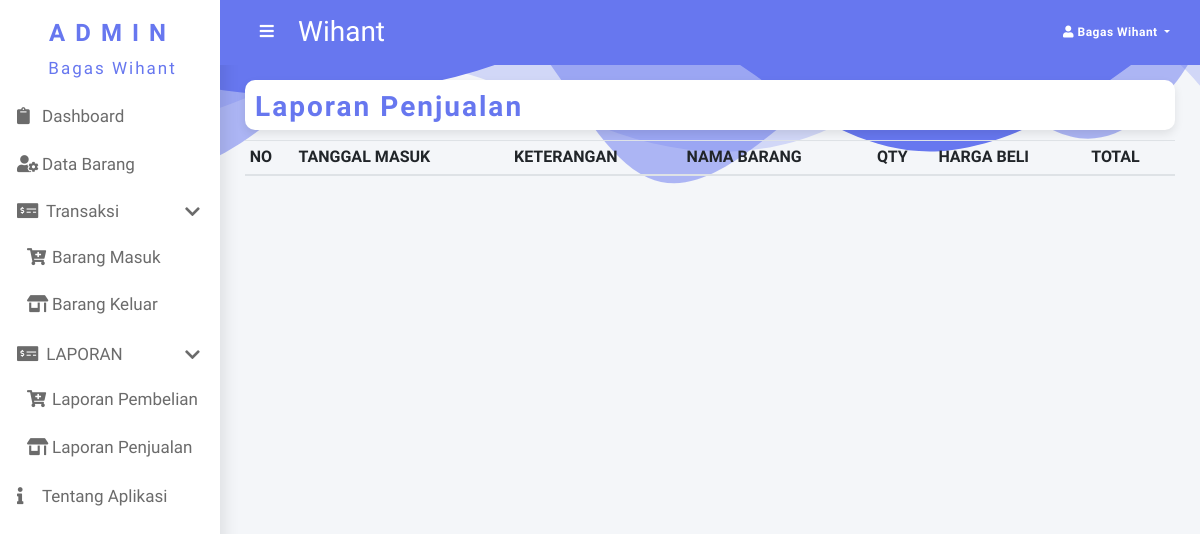
Page /main/lap_jual/index.php (signed in) on the earlier database version.
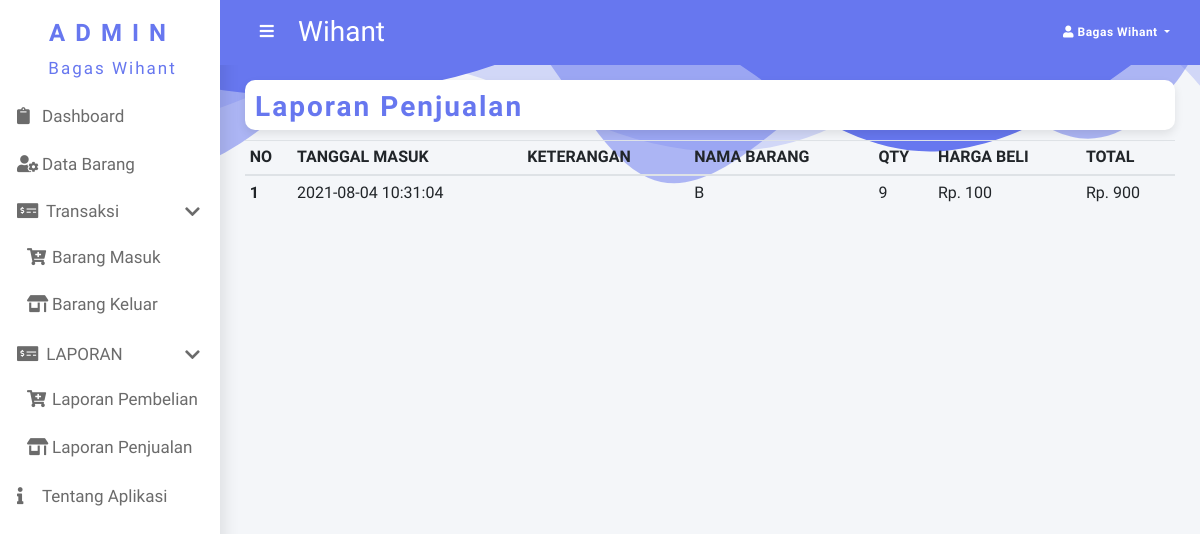
Same page on the later database version.
### tables this page shows
CREATE TABLE `tb_brgKeluar` (
  `id_penjualan` varchar(15) NOT NULL,
  `id_brg` int(11) NOT NULL,
  `jml_jual` int(11) NOT NULL,
  `tgl_jual` timestamp NOT NULL DEFAULT current_timestamp(),
  `diskripsi` text NOT NULL
);

CREATE TABLE `tb_barang` (
  `id_brg` int(11) NOT NULL,
  `nm_brg` varchar(50) NOT NULL,
  `stok_brg` int(11) DEFAULT 0,
  `hbeli` int(11) NOT NULL,
  `hjual` int(11) NOT NULL
);

### config/config.php (called while the page is built, shortened)
<?php
$servername = "localhost";
$database = "ta";
$username = "root";
$password = "";
$con = mysqli_connect($servername, $username, $password, $database);
function query($query)
{
    global $con;
    $hasil = mysqli_query($con, $query);
    $data = [];
    while ($row = mysqli_fetch_assoc($hasil)) {
        $data[] = $row;
    }
    return $data;
};

### main/lap_jual/index.php (the view, shortened to what this page needs)
<?php
include_once "../../_head.php";
?>
<div class="zidx2">
    <h3 id="judul" class="text-primary" style="font-weight: 600; letter-spacing: 2px;">Laporan Penjualan</h3>
<table class="table table-sm" id="tabellap">
        <thead>
            <tr>
                <th>NO</th>
                <th>TANGGAL MASUK</th>
                <th>KETERANGAN</th>
                <th>NAMA BARANG</th>
                <th>QTY</th>
                <th>HARGA BELI</th>
                <th>TOTAL</th>
            </tr>
        </thead>
        <tbody>
            <?php
            $lapjual = query('SELECT * FROM tb_brgKeluar INNER JOIN tb_barang on tb_brgKeluar.id_brg = tb_barang.id_brg');
            $no = 1;
            foreach ($lapjual as $data) { ?>
            <tr>
                <th><?= $no++?></th>
                <td><?= $data['tgl_jual']?></td>
                <td><?= $data['diskripsi']?></td>
                <td><?= $data['nm_brg']?></td>
                <td><?= $data['jml_jual']?></td>
                <td>Rp. <?= number_format($data['hjual'], 0,'.','.')?></td>
                <td>Rp. <?= number_format($data['hjual']*$data['jml_jual'], 0, '.', '.'); ?></td>
            </tr>
            <?php }
            ?>
        </tbody>
    </table>
</div>
<?php
include_once "../../_foot.php";
?>

Differences in the rows shown:
added tb_brgkeluar: tgl_jual "2021-08-04 10:31:04", id_brg.nm_brg "B", jml_jual "9", id_brg.hjual "100", $data['hjual']*$data['jml_jual'] "900"
